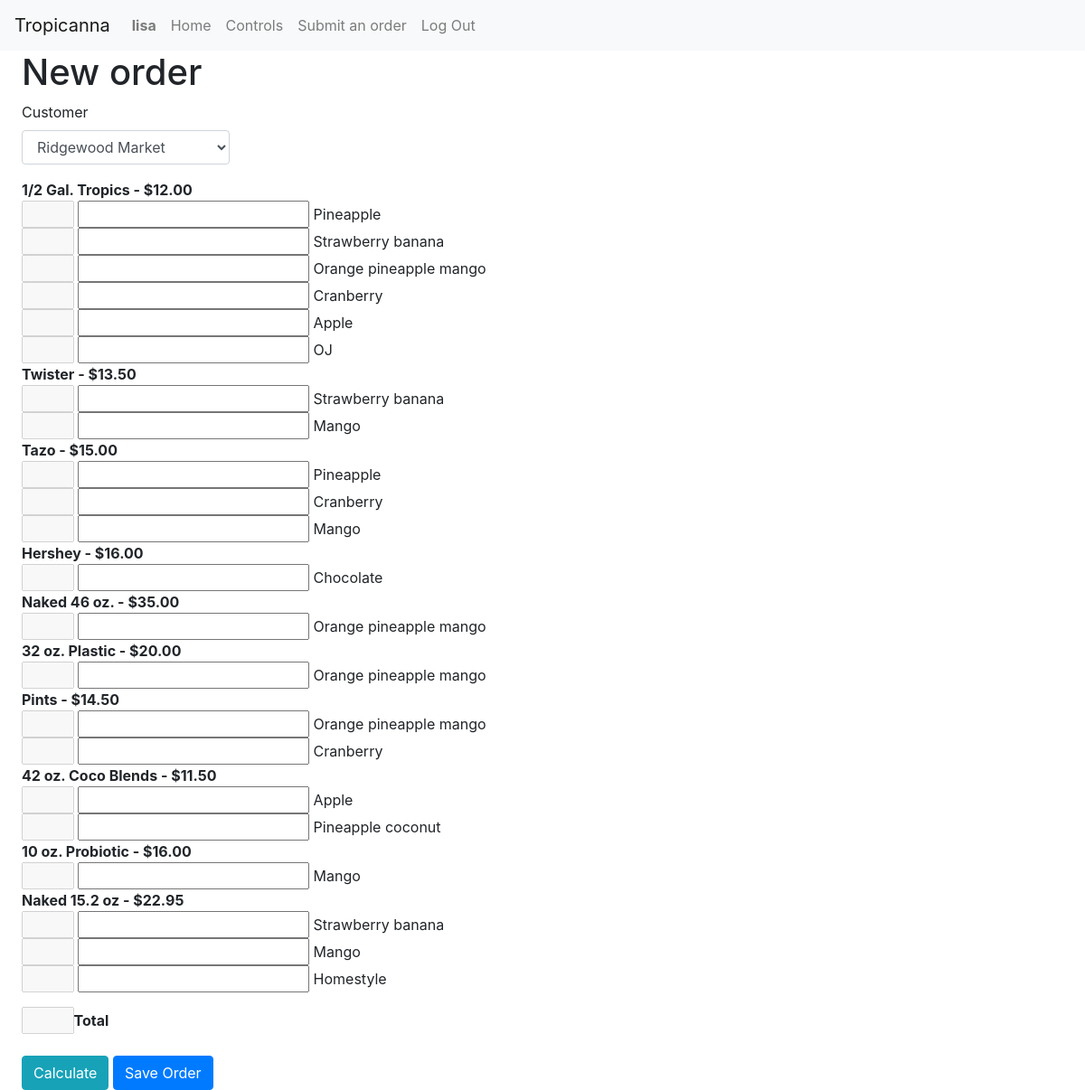
Screenshot of /order (signed in) with the database file from the repository.
### tropicanna/models.py (models this page shows, shortened)
class User(AbstractUser):
    pass

class Category(models.Model):
    name = models.CharField(max_length=100)
    price = models.DecimalField(max_digits=8, decimal_places=2)
    flavors = models.ManyToManyField(
        Flavor, blank=True, related_name="categories")

class Flavor(models.Model):
    name = models.CharField(max_length=100)

### tropicanna/views.py (the view)
# urls.py: path("order", views.order, name="order"),
@login_required
def order(request):
    return render(request, "tropicanna/order.html", {
        "customers": Customer.objects.all(),
        "all_categories": Category.objects.all(),
    })

### tropicanna/templates/tropicanna/order.html (shortened to what this page needs)
{% extends "tropicanna/layout.html" %}
{% load static %}
{% block body %}
<h1>New order</h1>
<form id="order-form">
	<div class="form-group">
		<label>Customer</label>
		<select name="customer" class="form-control">
			{% for customer in customers %}
			<option value="{{ customer.id }}">{{ customer.name }}</option>
			{% endfor %}
		</select>
	</div>
	<div class="form-group">
		{% for category in all_categories %}
		{% if category.flavors.all %}
		<strong>{{category.name}} - ${{category.price}}</strong>
		{% for flavor in category.flavors.all %}
		<div>
			<input class="total-price" category-id="{{category.id}}" flavor-id="{{flavor.id}}" disabled reset="">
			<input type="number" category="{{category.id}}" flavor="{{flavor.id}}" price="{{category.price}}"
				name="{{flavor.name}}-quantity" step="1" reset="">
			{{flavor.name}}
		</div>
		{% endfor %}
		{% endif %}
		{% endfor %}
	</div>
	<div>
		<input class="total-price" id="order-total" disabled reset=""><strong>Total</strong>
	</div><br>
	<div>
		<input id="calculate" type="submit" class="btn btn-info" value="Calculate" />
		<input id="save" type="submit" class="btn btn-primary" value="Save Order" />
	</div>
</form>
{% endblock %}

### tropicanna/templates/tropicanna/layout.html (shortened to what this page needs)
{% load static %}
<!DOCTYPE html>
<html lang="en">
	<head>
		<link rel="stylesheet" href="https://stackpath.bootstrapcdn.com/bootstrap/4.4.1/css/bootstrap.min.css"
>
		<link href="{% static 'tropicanna/styles.css' %}" rel="stylesheet">
	</head>
	<body>
		<nav class="navbar navbar-expand-lg navbar-light bg-light">
			<a class="navbar-brand">Tropicanna</a>
			<div>
				<ul class="navbar-nav mr-auto">
					{% if user.is_authenticated %}
					<li class="nav-item">
						<a class="nav-link"><strong>{{ user.username }}</strong></a>
					</li>
					{% endif %}
					{% if user.is_authenticated %}
					<li class="nav-item">
						<a class="nav-link" href="{% url 'index' %}">Home</a>
					</li>
					<li class="nav-item">
						<a class="nav-link" href="{% url 'controls' %}">Controls</a>
					</li>
					<li class="nav-item">
						<a class="nav-link" href="{% url 'order' %}">Submit an order</a>
					</li>
					<li class="nav-item">
						<a class="nav-link" href="{% url 'logout' %}">Log Out</a>
					</li>
					{% endif %}
				</ul>
			</div>
		</nav>
		<div id="app">
			{% block body %}
			{% endblock %}
		</div>
	</body>
</html>

### tropicanna/static/tropicanna/styles.css (style rules this page uses)
#app { margin: 0% 2%; }
select { max-width: 20%; }
.total-price { max-width: 5%; }

### rows the page displays
User: username "lisa"
Category: name "1/2 Gal. Tropics", price "12.00"
Flavor: name "Pineapple"
Flavor: name "Strawberry banana"
Flavor: name "Orange pineapple mango"
Flavor: name "Cranberry"
Flavor: name "Apple"
Flavor: name "OJ"
Category: name "Twister", price "13.50"
Flavor: name "Mango"
Category: name "Tazo", price "15.00"
Category: name "Hershey", price "16.00"
Flavor: name "Chocolate"
Category: name "Naked 46 oz.", price "35.00"
Category: name "32 oz. Plastic", price "20.00"
Category: name "Pints", price "14.50"
Category: name "42 oz. Coco Blends", price "11.50"
Flavor: name "Pineapple coconut"
Category: name "10 oz. Probiotic", price "16.00"
Category: name "Naked 15.2 oz", price "22.95"
Flavor: name "Homestyle"

### other values shown
form field customer "Ridgewood Market"
